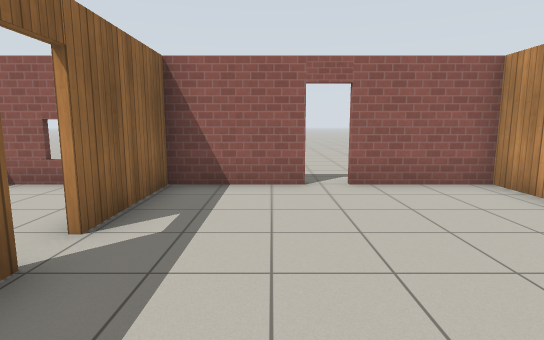
view 1 (above)

15 first-person views from a walk through a robot-simulator world made for Gazebo. The camera is 1.2 m above the floor, tilts 8° down and sees 80° across. The floor is counted in squares, 1 m on a side. Each view is taken from the middle of a square. On the plan, view 1 faces up. The plan holds only what a view shows up to about 13 squares ahead; the rest is blank. Simple patterns stand in for the simulator's built-in surfaces.

view 2
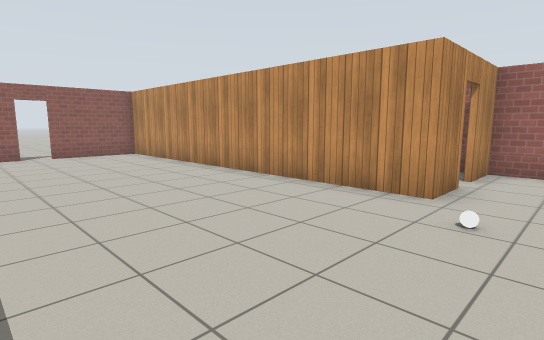

view 3
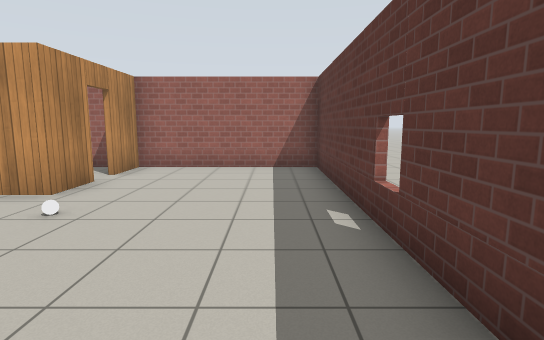

view 4
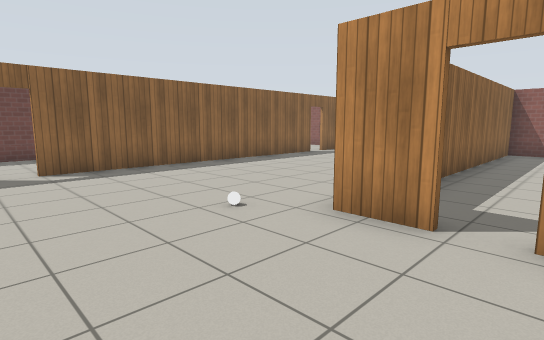

view 5
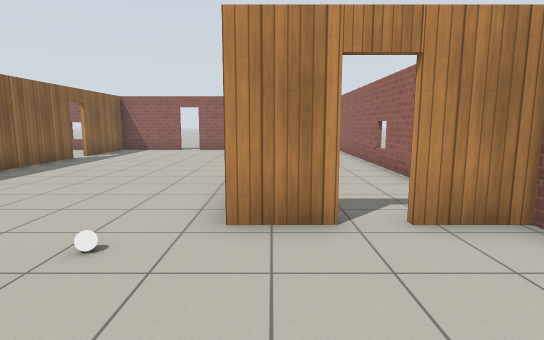

view 6
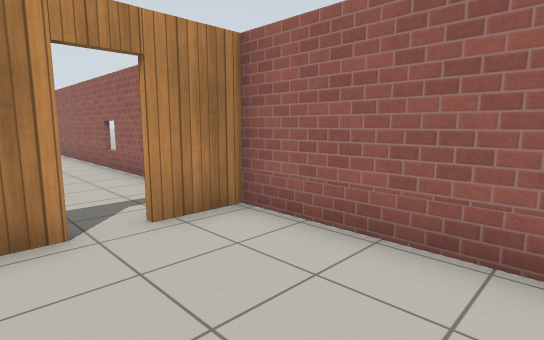

view 7
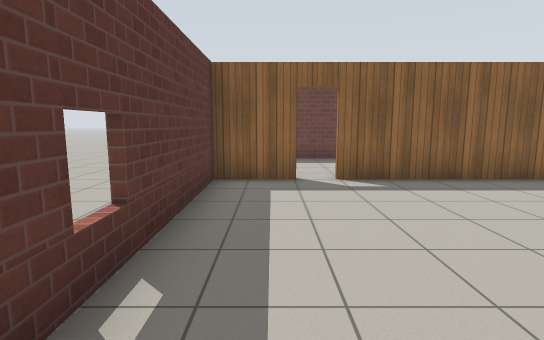

view 8
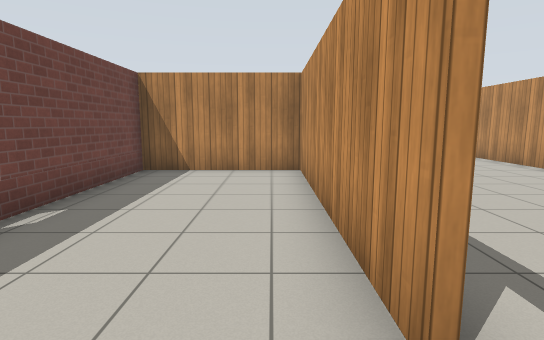

view 9
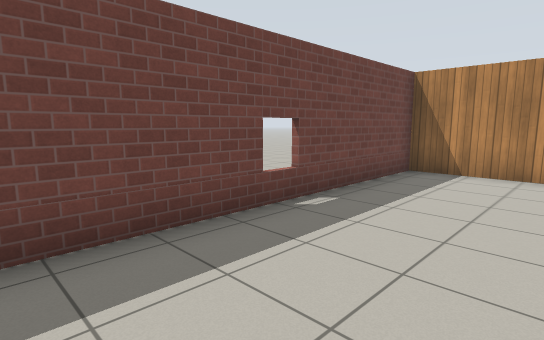

view 10
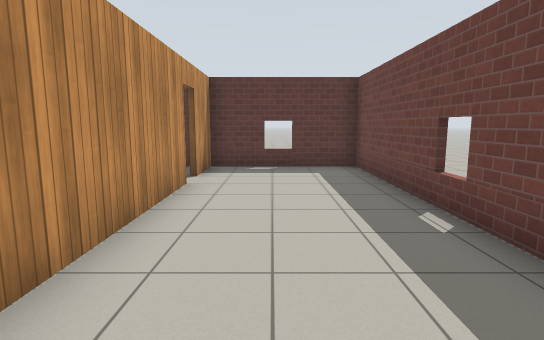

view 11
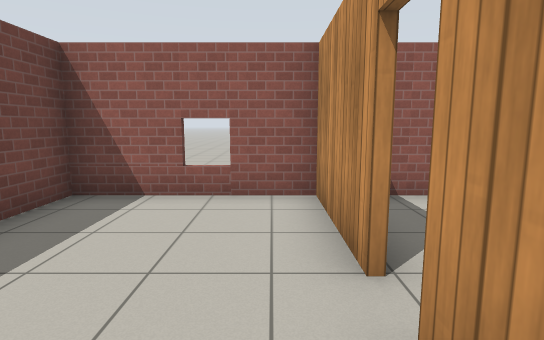

view 12
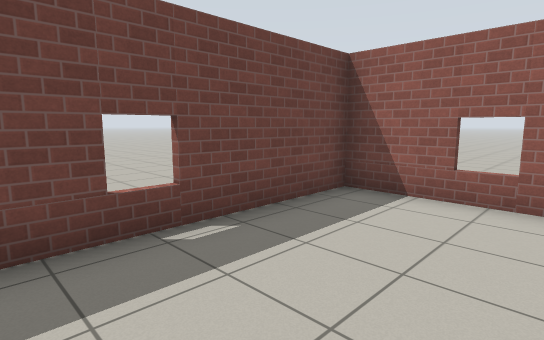

view 13
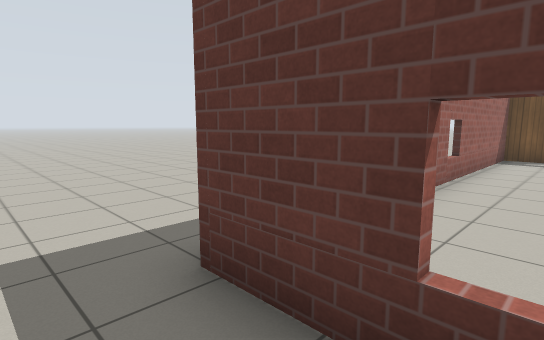

view 14
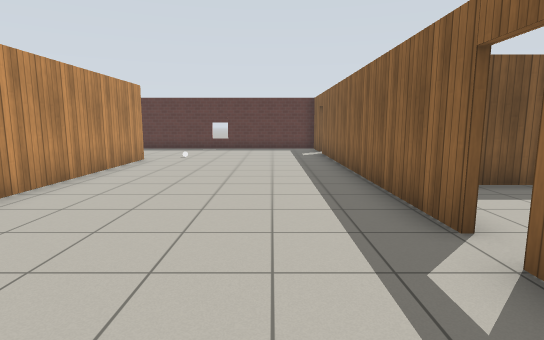

view 15
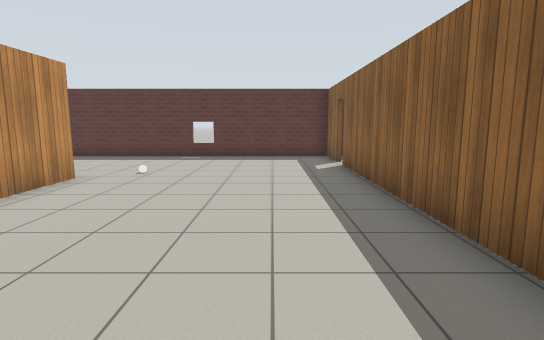

### Floor plan
Ten units are one square. View 1 is at (0, 0); x grows to the right and y downward. Boxes are objects, and circles mark ways between rooms. Rooms are numbered by the first view taken in them; rooms with no view inside come last. Other rooms are left out.
<svg viewBox="-69 -71 164 179">
<path fill="none" stroke="#000" d="M59 52 44 52 44 -65M-21 -26 -21 76M83 52 66 52M-21 84 -21 103 81 103 81 51M7 -64 -20 -64M57 -64 15 -64M-21 -65 -21 -34M-22 76 -22 5 -64 5 -64 103 -22 103 -22 84M-22 -34 -22 -65M-22 -18 -22 -26M-20 -64 -64 -64 -64 -11M-53 3 -41 3M60 -66 84 -66M46 -65 46 12M70 51 83 51M81 51 81 -60"/>
<rect x="25" y="55" width="10" height="10" fill="#bbb"><title>white ball</title></rect>
<circle cx="-20" cy="80" r="3" fill="#2a7"/>
<circle cx="-20" cy="-30" r="3" fill="#2a7"/>
<circle cx="10" cy="-65" r="3" fill="#2a7"/>
<circle cx="65" cy="50" r="3" fill="#2a7"/>
<text x="20" y="20">1</text>
<text x="-40" y="50">2</text>
<text x="-40" y="-40">3</text>
<text x="90" y="-30">4</text>
<text x="60" y="-10">5</text>
</svg>
Room 1 opens to room 2. Room 1 opens to room 3. Room 1 opens to room 4. Room 1 opens to room 5.

Where each view was taken, in squares from view 1:
view 1: 0 up, 0 right, facing up
view 2: 7 down, 1 left, facing up-right
view 3: 9 down, 1 left, facing right
view 4: 9 down, 7 right, facing up-left
view 5: 9 down, 5 right, facing up
view 6: 9 down, 5 right, facing up-right
view 7: 9 down, 5 right, facing left
view 8: 9 down, 3 left, facing up
view 9: 9 down, 3 left, facing up-left
view 10: 1 down, 4 left, facing down
view 11: 1 up, 3 left, facing up
view 12: 1 up, 3 left, facing up-left
view 13: 8 up, 6 right, facing down-right
view 14: 6 up, 0 right, facing down
view 15: 2 up, 0 right, facing down
